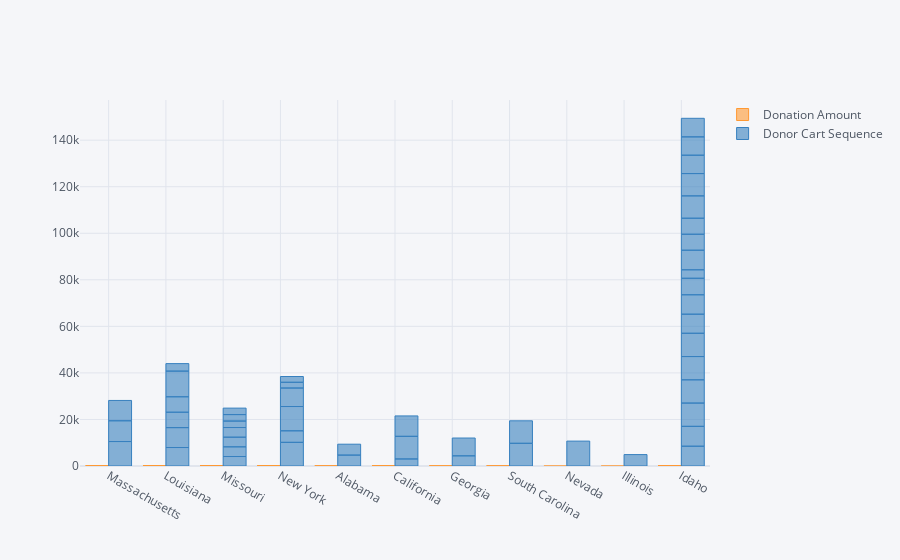

The notebook cell saved with this chart:
### Code cell
d4.loc[450:500].iplot(kind='bar',x="School State",y=["Donation Amount","Donor Cart Sequence"])

### Figure 1 — Plotly figure (JSON) as saved in the notebook; plotly's stock layout.template omitted (floating-point values rounded to 4 significant figures)
{"data": [{"marker": {"color": "rgba(255, 153, 51, 0.6)", "line": {"color": "rgba(255, 153, 51, 1.0)", "width": 1}}, "name": "Donation Amount", "orientation": "v", "text": "", "type": "bar", "x": ["Massachusetts", "Massachusetts", "Massachusetts", "Louisiana", "Louisiana", "Louisiana", "Louisiana", "Louisiana", "Louisiana", "Missouri", "Missouri", "Missouri", "Missouri", "Missouri", "Missouri", "Missouri", "New York", "New York", "New York", "New York", "New York", "New York", "Alabama", "Alabama", "California", "California", "California", "Georgia", "Georgia", "South Carolina", "South Carolina", "Nevada", "Illinois", "Idaho", "Idaho", "Idaho", "Idaho", "Idaho", "Idaho", "Idaho", "Idaho", "Idaho", "Idaho", "Idaho", "Idaho", "Idaho", "Idaho", "Idaho", "Idaho", "Idaho", "Idaho"], "y": [5, 5, 10, 5, 20, 5, 10, 10, 1, 3, 2, 1, 1, 2, 2, 1, 10, 2, 2, 3, 5, 5, 5, 1, 5, 1, 10, 1, 1, 5, 5, 2, 1.12, 2, 5, 1, 1, 1, 1, 5, 10, 5, 20, 7, 25, 6, 7.5, 5, 20, 15, 20]}, {"marker": {"color": "rgba(55, 128, 191, 0.6)", "line": {"color": "rgba(55, 128, 191, 1.0)", "width": 1}}, "name": "Donor Cart Sequence", "orientation": "v", "text": "", "type": "bar", "x": ["Massachusetts", "Massachusetts", "Massachusetts", "Louisiana", "Louisiana", "Louisiana", "Louisiana", "Louisiana", "Louisiana", "Missouri", "Missouri", "Missouri", "Missouri", "Missouri", "Missouri", "Missouri", "New York", "New York", "New York", "New York", "New York", "New York", "Alabama", "Alabama", "California", "California", "California", "Georgia", "Georgia", "South Carolina", "South Carolina", "Nevada", "Illinois", "Idaho", "Idaho", "Idaho", "Idaho", "Idaho", "Idaho", "Idaho", "Idaho", "Idaho", "Idaho", "Idaho", "Idaho", "Idaho", "Idaho", "Idaho", "Idaho", "Idaho", "Idaho"], "y": [10511, 8918, 8738, 7934, 8550, 6622, 6637, 11029, 3221, 4068, 4168, 4137, 4160, 2780, 2778, 2779, 10163, 4958, 10435, 7947, 2465, 2484, 4682, 4689, 3024, 9719, 8772, 4364, 7656, 9755, 9667, 10700, 4901, 8494, 8543, 10002, 9992, 9992, 10002, 8204, 8344, 7089, 3643, 8404, 6855, 6899, 9610, 9578, 7886, 7882, 7979]}], "layout": {"autosize": true, "legend": {"bgcolor": "#F5F6F9", "font": {"color": "#4D5663"}}, "paper_bgcolor": "#F5F6F9", "plot_bgcolor": "#F5F6F9", "title": {"font": {"color": "#4D5663"}}, "xaxis": {"autorange": true, "gridcolor": "#E1E5ED", "range": [-0.5, 10.5], "showgrid": true, "tickfont": {"color": "#4D5663"}, "title": {"font": {"color": "#4D5663"}, "text": ""}, "type": "category", "zerolinecolor": "#E1E5ED"}, "yaxis": {"autorange": true, "gridcolor": "#E1E5ED", "range": [0, 157300.0], "showgrid": true, "tickfont": {"color": "#4D5663"}, "title": {"font": {"color": "#4D5663"}, "text": ""}, "type": "linear", "zerolinecolor": "#E1E5ED"}}}
